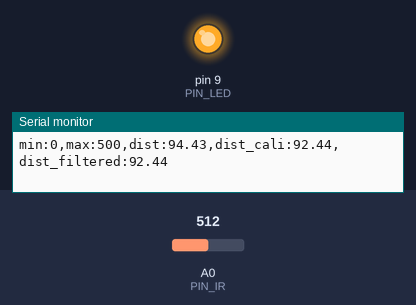
Simulated run of this sketch. Board: Arduino Uno, built with avr-gcc and run on an emulated ATmega328P. On the bench: output pins drawn as LEDs (lit = HIGH), the last lines printed to the serial monitor. Inputs (shaded band) come from the test bench; at power-on: A0 (PIN_IR) = 512.

Above: at 1.2 s.
1.3 s: A0 (PIN_IR) set to 361
2.8 s: A0 (PIN_IR) set to 347
At 3.3 s:
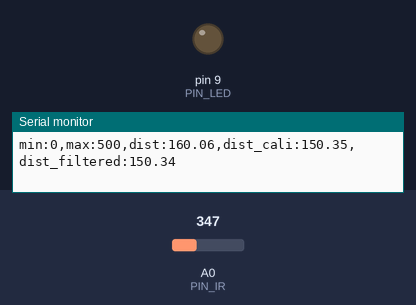
4.3 s: A0 (PIN_IR) set to 283
7.3 s: A0 (PIN_IR) set to 253
At 8.4 s:
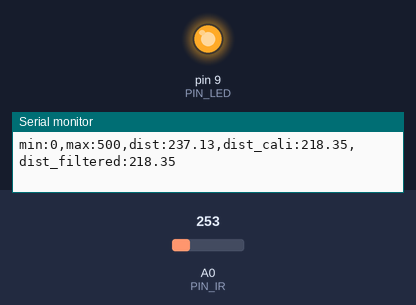
10.3 s: A0 (PIN_IR) set to 306
At 11.6 s:
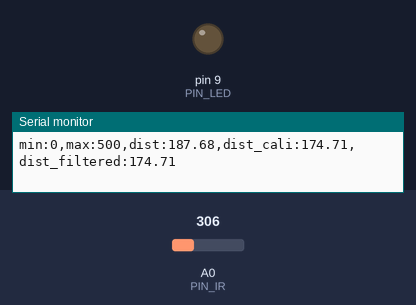
Timing chart, 0 to 12.8 s (numbered marks = the images above; inputs shaded):
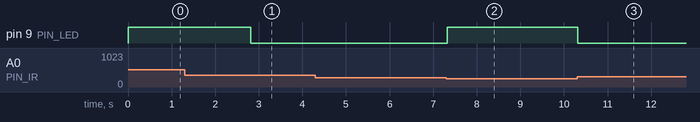

The sketch:

19_example_0.ino
```cpp
// Arduino pin assignment
#define PIN_IR A0
#define PIN_LED 9

int a, b; // unit: mm
float opt_k0, dist_filtered;
void setup() {
// initialize GPIO pins
  pinMode(PIN_LED,OUTPUT);
  digitalWrite(PIN_LED, 1);

// initialize serial port
  Serial.begin(57600);

  a = 103;
  b = 443;
  opt_k0 = 100 + 300.0 / (b - a) * (ir_distance() - a);
}

float ir_distance(void){ // return value unit: mm
  float val;
  float volt = float(analogRead(PIN_IR));
  val = ((6762.0/(volt-9.0))-4.0) * 10.0;
  return val;
}

float kalman_simplified(float raw_k1, float opt_k0){
  const float K = 0.25;
  return raw_k1 * K + (1 - K) * opt_k0;
}

void loop() {
  float raw_dist = ir_distance();
  float dist_cali = 100 + 300.0 / (b - a) * (raw_dist - a);
  dist_filtered = kalman_simplified(dist_cali, opt_k0);
  opt_k0 = dist_filtered;
  Serial.print("min:0,max:500,dist:");
  Serial.print(raw_dist);
  Serial.print(",dist_cali:");
  Serial.print(dist_cali);
  Serial.print(",dist_filtered:");
  Serial.println(dist_filtered);
  if(raw_dist > 156 && raw_dist <224) digitalWrite(PIN_LED, 0);
  else digitalWrite(PIN_LED, 255);
  delay(20);
}
```

Measured:
- the behaviour switches between 354 and 353 on A0 (PIN_IR) (found by bisection; images 0 and 1)
- the behaviour switches between 266 and 265 on A0 (PIN_IR) (found by bisection; images 1 and 2)
- after the input at 2.8 s, pin 9 (PIN_LED): HIGH → LOW at once
- after the input at 7.3 s, pin 9 (PIN_LED): LOW → HIGH at once
- after the input at 10.3 s, pin 9 (PIN_LED): HIGH → LOW at once
